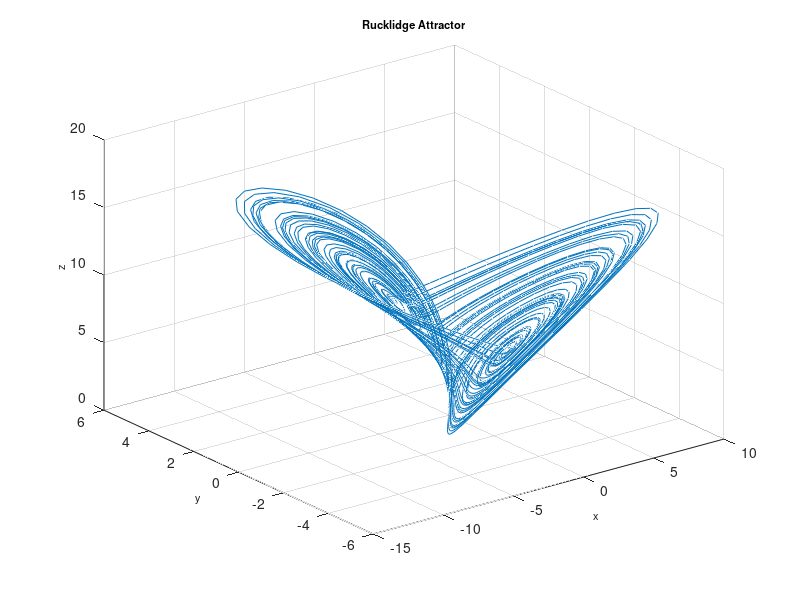

The MATLAB source for this figure:
function Rucklidge
%==========================================================================
% Matlab program to plot a phase portrait of the 3D chaotic system
%==========================================================================
clear
clc
clf
%==================== Parameters ==========================================
a=6.7; k=2;
%===================== Initial conditions =================================
initial=[1, 0.1, 0.2]; 
% =============== Solves ODEs =============================================
deq1=@(t,x) [-k*x(1)+a*x(2)-x(2)*x(3); x(1); -x(3)+x(2)^2];
[~,sol] = ode45(deq1,[0, 300],initial);
%============= Runs simulation ============================================
    plot3(sol(:,1),sol(:,2),sol(:,3)),grid
    title('Rucklidge Attractor','fontsize',8)
    xlabel('x','fontsize',8)
    ylabel('y','fontsize',8)
    zlabel('z','fontsize',8)
%================= End of program =========================================